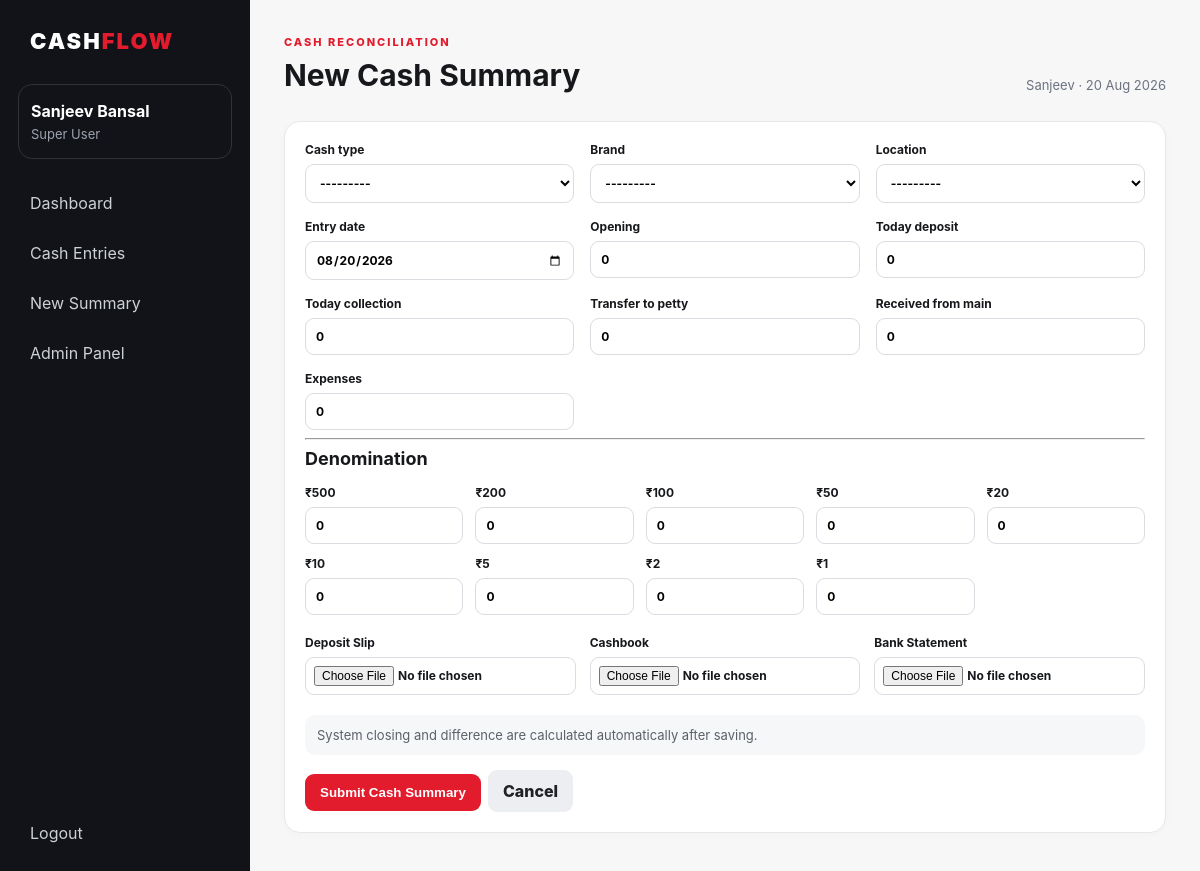
The app's page /entries/new/ (signed in) with its own data.
### cashapp/models.py (models this page shows, shortened)
class User(AbstractUser):
    ROLE_CHOICES=(('superuser','Super User'),('manager','Manager'),('cashier','Cashier'))
    role=models.CharField(max_length=20, choices=ROLE_CHOICES, default='cashier')
    brands=models.ManyToManyField(Brand, blank=True, related_name='assigned_users')
    locations=models.ManyToManyField(Location, blank=True, related_name='assigned_users')
    managers=models.ManyToManyField('self', blank=True, symmetrical=False, related_name='assigned_cashiers', limit_choices_to={'role':'manager'})

### cashapp/views.py (the view)
# urls.py: path('entries/',views.entry_list,name='entry_list'), path('entries/new/',views.entry_create,name='entry_create'), path('entries/<int:pk>/',views.entry_detail,name='entry_detail'), path('entries/<int:p
@login_required
@never_cache
def entry_create(request):
    if request.user.role!='cashier' and not request.user.is_superuser: return redirect('entry_list')
    if request.method=='POST':
        form=CashEntryForm(request.POST,user=request.user)
        if form.is_valid():
            e=form.save(commit=False); e.cashier=request.user; e.submitted_at=timezone.now(); e.status='pending'; e.save()
            for d in DENOMS: Denomination.objects.create(entry=e,value=d,quantity=int(request.POST.get(f'denom_{d}',0) or 0))
            e.denomination_total=sum(x.value*x.quantity for x in e.denominations.all()); e.difference=e.calculated_closing-e.denomination_total; e.save(update_fields=['denomination_total','difference','updated_at'])
            for f in ['deposit_slip','cashbook','bank_statement']:
                if request.FILES.get(f): Attachment.objects.create(entry=e,attachment_type=f,file=request.FILES[f])
            ApprovalHistory.objects.create(entry=e,actor=request.user,action='submitted'); messages.success(request,'Cash entry submitted successfully.'); return redirect('entry_detail',e.pk)
    else: form=CashEntryForm(user=request.user)
    return render(request,'cashapp/entry_form.html',{'form':form,'denoms':DENOMS,'title':'New Cash Summary'})

### cashapp/models.py (called while the page is built)
    def __str__(self): return self.name

    def __str__(self): return self.name

### templates/cashapp/entry_form.html
{% extends 'base.html' %}{% load cash_tags %}{% block heading %}{{ title }}{% endblock %}{% block content %}<form method="post" enctype="multipart/form-data" class="panel formpanel">{% csrf_token %}{% if form.non_field_errors %}<div class="error">{{ form.non_field_errors }}</div>{% endif %}<div class="formgrid">{% for f in form %}<label>{{ f.label }}{{ f }}{% for e in f.errors %}<small class="error">{{ e }}</small>{% endfor %}</label>{% endfor %}</div><hr><h2>Denomination</h2><div class="denomgrid">{% for d in denoms %}<label>₹{{ d }}<input type="number" min="0" name="denom_{{ d }}" value="{% if den %}{{ den|get_item:d }}{% else %}0{% endif %}"></label>{% endfor %}</div><div class="uploadgrid"><label>Deposit Slip<input type="file" name="deposit_slip"></label><label>Cashbook<input type="file" name="cashbook"></label><label>Bank Statement<input type="file" name="bank_statement"></label></div><div class="note">System closing and difference are calculated automatically after saving.</div><button class="primary">Submit Cash Summary</button><a class="button" href="{% url 'entry_list' %}">Cancel</a></form>{% endblock %}

### templates/base.html
{% load static %}<!doctype html><html><head><meta charset="utf-8"><meta name="viewport" content="width=device-width,initial-scale=1"><meta http-equiv="Cache-Control" content="no-store, no-cache, must-revalidate, max-age=0"><meta http-equiv="Pragma" content="no-cache"><meta http-equiv="Expires" content="0"><title>{% block title %}Cash Summary{% endblock %}</title><link rel="stylesheet" href="{% static 'css/app.css' %}"></head><body><div class="layout"><aside class="sidebar"><div class="brand">CASH<span>FLOW</span></div><div class="userbox"><b>{{ request.user.get_full_name|default:request.user.username }}</b><small>{{ request.user.get_role_display }}</small></div><nav><a href="{% url 'dashboard' %}">Dashboard</a><a href="{% url 'entry_list' %}">Cash Entries</a>{% if request.user.role == 'cashier' or request.user.is_superuser %}<a href="{% url 'entry_create' %}">New Summary</a>{% endif %}{% if request.user.is_superuser %}<a href="/admin/">Admin Panel</a>{% endif %}</nav><a class="logout" href="{% url 'logout' %}">Logout</a></aside><main class="main"><header><div><span class="eyebrow">CASH RECONCILIATION</span><h1>{% block heading %}Dashboard{% endblock %}</h1></div><div class="today">{{ request.user.get_username }} · {% now "d M Y" %}</div></header>{% for message in messages %}<div class="flash">{{ message }}</div>{% endfor %}{% block content %}{% endblock %}</main></div></body></html>

### static/css/app.css (style rules this page uses)
:root { --red:#e21b2d;--black:#111318;--gray:#f4f5f7;--line:#e5e7eb;--muted:#6b7280;--white:#fff }
* { box-sizing:border-box }
body { margin:0;font-family:Inter,Segoe UI,Arial,sans-serif;background:#f7f7f8;color:#17181b }
.layout { display:flex;min-height:100vh }
.sidebar { width:250px;background:var(--black);color:#fff;padding:28px 18px;position:fixed;inset:0 auto 0 0;display:flex;flex-direction:column }
.brand { font-weight:900;letter-spacing:2px;font-size:22px;padding:0 12px 30px }
.brand span { color:var(--red) }
.userbox { padding:16px 12px;border:1px solid #303238;border-radius:14px;margin-bottom:22px }
.userbox b,.userbox small { display:block }
.userbox small { color:#9ca3af;margin-top:5px }
nav { display:grid;gap:6px }
nav a,.logout { color:#cdd0d5;text-decoration:none;padding:12px;border-radius:10px }
.logout { margin-top:auto }
.main { margin-left:250px;width:calc(100% - 250px);padding:30px 34px }
header { display:flex;justify-content:space-between;align-items:end;margin-bottom:28px }
.eyebrow { font-size:11px;letter-spacing:2px;color:var(--red);font-weight:800 }
h1 { font-size:30px;margin:7px 0 0 }
h2 { font-size:18px;margin:0 0 16px }
.today,.muted,small { color:var(--muted);font-size:13px }
.panel { background:#fff;border:1px solid var(--line);border-radius:16px;padding:20px;box-shadow:0 2px 8px #00000006;margin-bottom:20px }
.formgrid { display:grid;grid-template-columns:repeat(3,1fr);gap:16px }
.formgrid label,.uploadgrid label,.denomgrid label,label { font-size:12px;font-weight:700;display:block }
.formgrid input,.formgrid select,.formgrid textarea,.formpanel input,.formpanel select,.formpanel textarea,.review select,.review textarea,.login-card input { display:block;width:100%;margin-top:7px;border:1px solid #d9dce1;border-radius:9px;padding:10px;background:#fff;font:inherit }
.denomgrid { display:grid;grid-template-columns:repeat(5,1fr);gap:12px;margin-bottom:20px }
.uploadgrid { display:grid;grid-template-columns:repeat(3,1fr);gap:14px;margin:20px 0 }
.uploadgrid input { padding:8px }
.primary,.button { display:inline-block;border:0;border-radius:9px;padding:11px 15px;background:var(--red);color:#fff;text-decoration:none;font-weight:800;cursor:pointer }
.button { background:#eceef1;color:#202124;margin-left:7px }
.note { padding:12px;background:#f6f7f8;border-radius:10px;margin:15px 0;color:#5b616a;font-size:13px }

### records on screen
User: user.get_full_name "Sanjeev Bansal", user.role "Super User", user.get_username "Sanjeev"

### other values on screen
{{ title }} "New Cash Summary"
{{ f.label }} "Cash type" "Brand" "Location" "Entry date" "Opening" "Today deposit" "Today collection" "Transfer to petty" "Received from main" "Expenses"
{{ d }} "500" "200" "100" "50" "20" "10" "5" "2" "1"
